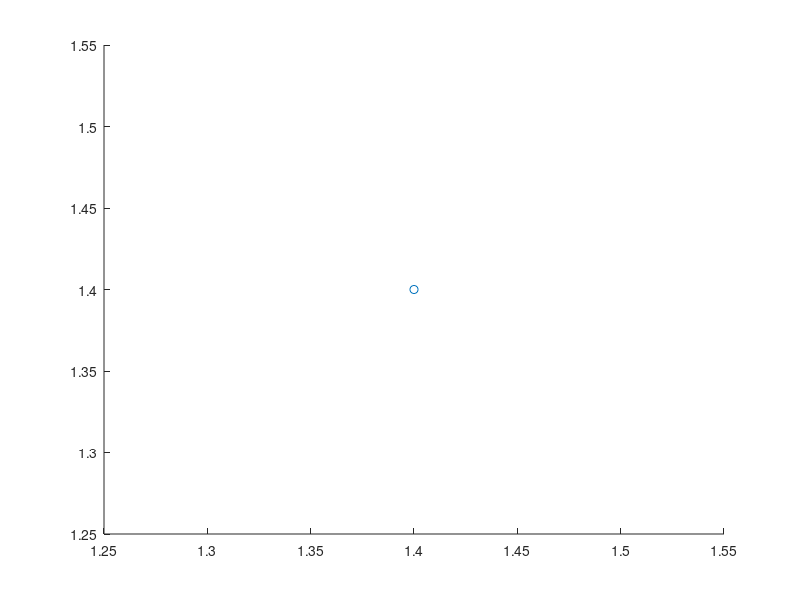

MATLAB code for this plot: (Note: this script raises an error after producing the figure.)

a = [1.4,1.4]
scatter(a(1),a(2))
hold on
for i = 0:300
    b = rot2d(a,[1,1],i);
    scatter(b(1),b(2))
end

axis([0 3 0 3])